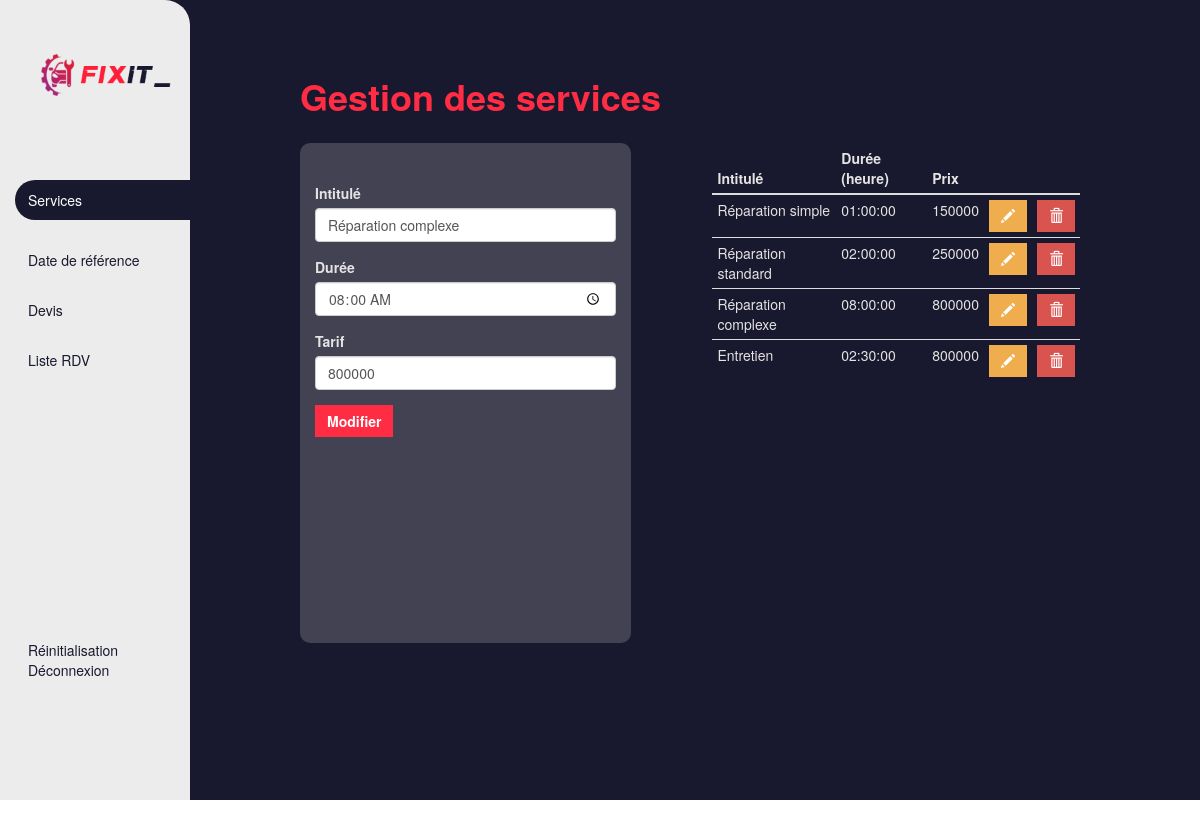
/backOffice/ServiceController/edit/3 (signed in), run on the app's committed database.
### tables this page shows
create table service (
    id int primary key auto_increment,
    nom VARCHAR(50) not null,
    duree time not null,
    prix double ,
    CHECK (prix >= 0)
);

### application/controllers/backOffice/ServiceController.php (called while the page is built, shortened)
<?php
class ServiceController extends CI_Controller {
    public function __construct() {
        $this->load->model('Service_model');
        $this->load->library('Session');
        $this->load->helper('url');
    }
    public function edit($id) {
        $data['service'] = $this->Service_model->getById($id);
        $data['services'] = $this->Service_model->getAll();
        $this->load->view('backOffice/service_view', $data);
    }
}
?>

### index.php (called while the page is built, shortened)
<?php
require_once BASEPATH.'core/CodeIgniter.php';

### application/models/service_model.php (called while the page is built, shortened)
<?php
class Service_model extends CI_Model {
    private $table = 'service';
    public function getAll() {
        $query = $this->db->get($this->table);
        return $query->result_array();
    }
    public function getById($id) {
        $query = $this->db->get_where($this->table, array('id' => $id));
        return $query->row_array();
    }
}
?>

### application/views/backOffice/service_view.php (the view, shortened to what this page needs)
<body>
    <div class="container-fluid" id="accueil-container">
        <div class="row col-md-12">
            <div class="col-md-2" id="adminsidebar">
                <div class="row col-md-12" id="logo">
                    <img src="./assets/images/logo.png" alt="">
                </div>
                <div class="row col-md-12" id="adminsidebar-buttons">
                    <a href="#" class="active-item2 sidebar-item">Services</a>
                    <a href="<?php echo site_url('backOffice/HoraireController'); ?>" class="sidebar-item">Date de référence</a>
                    <a href="<?php echo site_url('backOffice/Devis'); ?>" class="sidebar-item">Devis</a>
                    <a href="<?php echo site_url('backOffice/Calendar'); ?>" class="sidebar-item">Liste RDV</a>
                </div>
                <div class="row col-md-12 disconnect">
                    <a href="<?php echo site_url('backOffice/Partie2/supprimer_donnees'); ?>" onclick="return confirm('Voulez-vous vraiement réinitialiser votre base de donnée? Cette action est irréversible');">Réinitialisation</a>
                    <a href="<?php echo site_url('backOffice/Deconnexion'); ?>">Déconnexion</a>
                </div>
            </div>
            <div class="col-md-9" id="crud-container">
            <h1 class="title-emphase">Gestion des services</h1>
            <div class="row col-md-12">
                <div class="col-md-5"  id="crud-formulaire">
                    <form method="post" action="<?php echo site_url('backOffice/ServiceController/save'); ?>">
                        <div class="form-group">
                            <label for="nom" class="p-label">Intitulé</label>
                            <input type="text" class="form-control" id="inputPassword3" name="nom"  value="<?php echo isset($service) ? $service['nom'] : ''; ?>" >
                        </div>
                        <div class="form-group">
                            <label for="duree" class="p-label">Durée</label>
                            <input type="time" class="form-control" id="inputPassword3" placeholder="(en heure)" name="duree"  value="<?php echo isset($service) ? $service['duree'] : ''; ?>" >
                        </div>
                        <div class="form-group">
                            <label for="prix" class="p-label">Tarif</label>
                            <input type="number" class="form-control" id="inputPassword3" name="prix" value="<?php echo isset($service) ? $service['prix'] : ''; ?>" >
                        </div>
                        <button type="submit" class="btn btn-default action-button"><?php echo isset($service) ? 'Modifier' : 'Ajouter'; ?></button>
                    </form>
                </div>
                <div class="col-md-1"></div>
                <div class="col-md-6" id="CRUD-table">
                    <table class="table table-condensed">
                        <thead>
                            <th>Intitulé</th>
                            <th>Durée (heure)</th>
                            <th>Prix</th>
                            <th></th>
                            <th></th>
                        </thead>
                        <tbody>
                            <?php foreach ($services as $service): ?>
                                <tr>
                                    <td><?php echo $service['nom']; ?></td>
                                    <td><?php echo $service['duree']; ?></td>
                                    <td><?php echo $service['prix']; ?></td>
                                    <td><a href="<?php echo site_url('backOffice/ServiceController/edit/'.$service['id']); ?>" class="btn btn-warning"><span class="glyphicon glyphicon-pencil" aria-hidden="true"></span></a></td>
                                    <td><a href="<?php echo site_url('backOffice/ServiceController/delete/'.$service['id']); ?>" onclick="return confirm('Are you sure you want to delete this item?');" class="btn btn-danger"><span class="glyphicon glyphicon-trash" aria-hidden="true"></span></a></td>
                                </tr>
                            <?php endforeach; ?>
                        </tbody>
                    </table>
                </div>
                </div>
            </div>
        </div>
    </div>
</body>
</html>

### assets/css/index.css (style rules this page uses)
body { background-size : cover; background-repeat: no-repeat; background-attachment : fixed; background-position: center; }
.btn { border-style: none; border-radius: 0%; }
.action-button, .statistiques-item { background-color: #FF2C43; color: white; font-weight: 700; }

### assets/css/accueil.css (style rules this page uses)
#accueil-body, #accueil-container { background-color: #18192E !important; }
.disconnect { margin-top: 150% !important; }
.title-emphase { color: #FF2C43; font-weight: 800; }
.sidebar-item { transition: 0.3s ease-in-out all; }
.active-item2, .sidebar-item:hover { background-color: #18192E; width: 500px; height: 40px; border-radius: 30px; padding-left: 15px; color: white !important; padding-top: 10px; }

### assets/css/sidebar.css (style rules this page uses)
#adminsidebar { background-color: rgb(236, 236, 236); height: 100vh; margin-left: -15px; border-top-right-radius: 25px; }
#adminsidebar a { text-decoration: none; color: #18192E; padding-left: 10%; }
#adminsidebar #logo { height: 150px; width: 250px; display: flex; justify-content:end; }
#adminsidebar #logo img { width: 250px !important; }
#adminsidebar-buttons { display: flex; flex-direction: column; justify-content: space-around; gap: 30px; }

### assets/css/crud.css (style rules this page uses)
#CRUD-table table thead, #CRUD-table table tbody, .p-label { color: rgb(230, 227, 227); }
#crud-container { margin-top: 5%; }
#crud-container .col-md-12 { margin-top: 2%; }
#crud-formulaire { background-color: rgba(245, 245, 245, 0.187); height: 500px; padding-top: 5%; border-radius: 10px; }
#CRUD-table { height: 400px; overflow: auto; }
#CRUD-table table { border-collapse: collapse; }

### data on the page
service: nom "Réparation complexe", duree "08:00:00", prix "800000"
service: nom "Réparation simple", duree "01:00:00", prix "150000"
service: nom "Réparation standard", duree "02:00:00", prix "250000"
service: nom "Entretien", duree "02:30:00", prix "800000"
